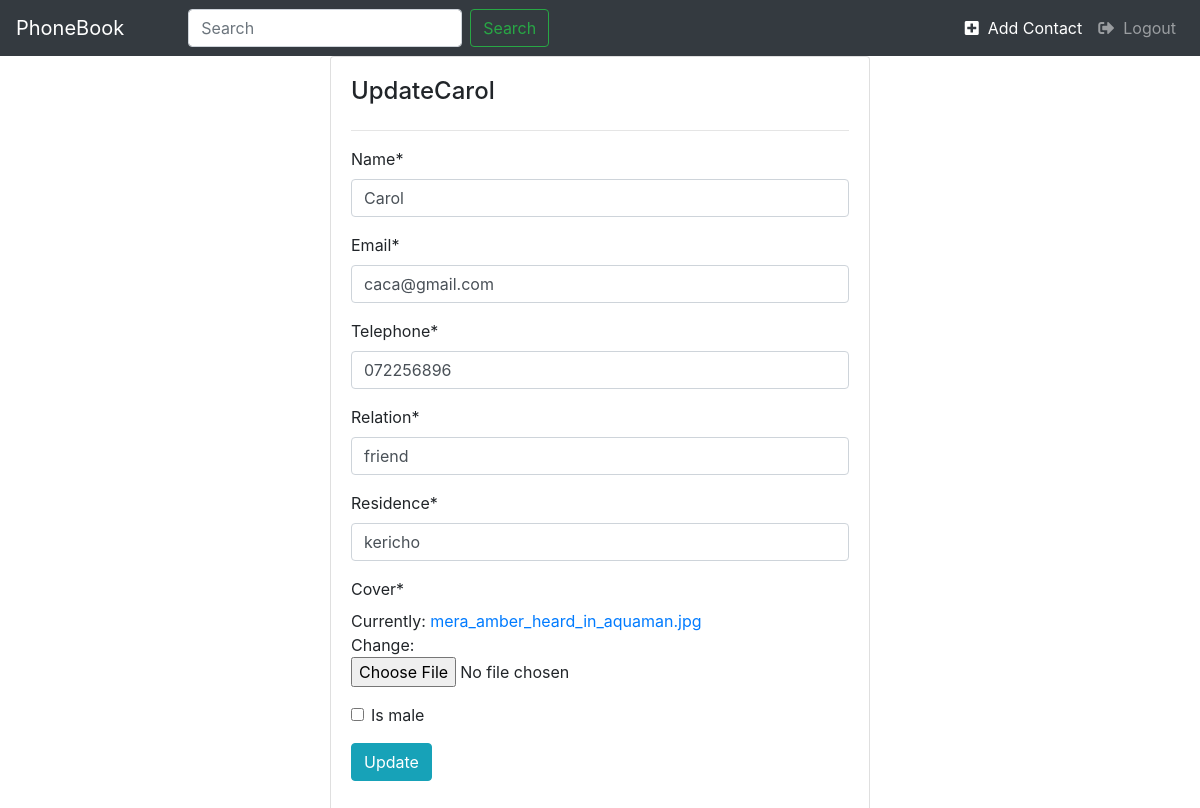
/1/update-contact, run on the app's committed database.
### phonebook/models.py (models this page shows, shortened)
class Contact(models.Model):
    user = models.ForeignKey(User, on_delete=models.CASCADE)
    name = models.CharField(max_length=45)
    email = models.EmailField()
    telephone = models.CharField(max_length=15)
    relation = models.CharField(max_length=45)
    residence = models.CharField(max_length=45)
    cover = models.FileField()
    is_male = models.BooleanField(default=True)
    created = models.DateTimeField(default=timezone.now)

### phonebook/views.py (the view)
# urls.py: path('<int:pk>/update-contact', views.ContactUpdateView.as_view(), name='update-contact'),
class ContactUpdateView(UpdateView):
    model = Contact
    fields = [
        'name', 'email', 'telephone', 'relation', 'residence', 'cover', 'is_male'
    ]

### phonebook/templates/phonebook/contact_form.html (shortened to what this page needs)
{% extends 'phonebook/base.html'%}
{%load crispy_forms_tags%}
{% block content %}
<div class="container">
    <div class="row">
        <div class="col-sm-3"></div>
        <div class="col-sm-6">
            <div class="card card-body">
                <h4>{%if object%}Update{{object.name}}{%else%}Add Contact{%endif%}</h4>
                <hr>
                <form class="form-horizontal" method="post" enctype="multipart/form-data">
                    {{form|crispy}}
                    <div class="form-group">
                        <button type="submit" class="btn btn-info">{%if object%}Update{%else%}Submit{%endif%}</button>
                    </div>
                </form>
            </div>
        </div>
    </div>
</div>
{% endblock %}

### data on the page
Contact: name "Carol", email "caca@gmail.com", telephone "072256896", relation "friend", residence "kericho"
